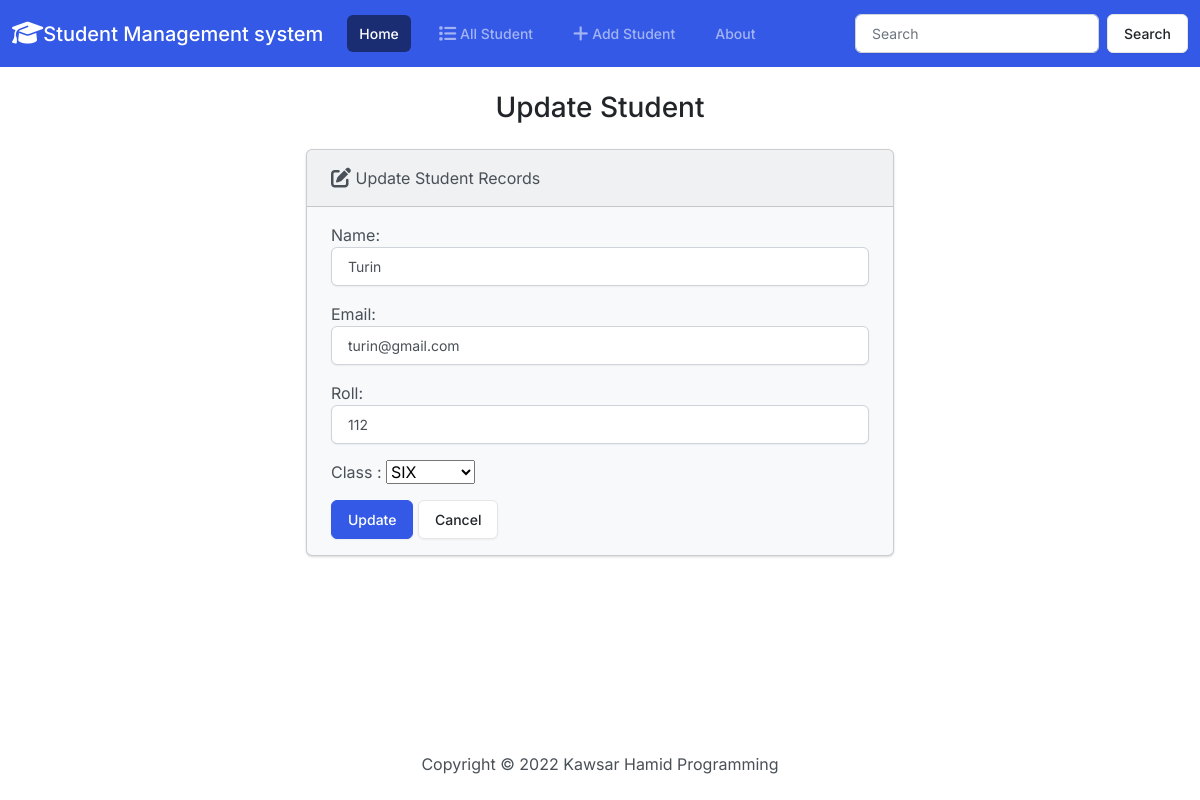
The page /edit/3/ on the database its author committed.
### academic/models.py (models this page shows, shortened)
class Student(models.Model):
    name=models.CharField(max_length=70)
    email=models.EmailField(max_length=80)
    roll=models.IntegerField(unique=True,null=False)
    classname=models.ForeignKey(ClassModel,on_delete=models.CASCADE)

class ClassModel(models.Model):
    id=models.AutoField(primary_key=True)
    name=models.CharField(max_length=80)
    def __str__(self):
        return self.name

### academic/views.py (the view, shortened to what this page needs)
# urls.py: path('edit/<int:id>/', views.editClass.as_view(), name='edit'),
class editClass(View):
    def get(self,request,id):
        student = Student.objects.get(pk=id)
        form = StudentForm(instance=student)
        return render(request, 'academic/updateStudentInfo.html', {'form': form})

### academic/forms.py
class StudentForm(forms.ModelForm):
  class Meta:
    model = Student
    fields = ['name', 'email', 'roll', 'classname']
    labels = {
      'name': 'Name',
      'email': 'Email',
      'roll': 'Roll',
      'classname': 'Class ',
    }
    widgets = {
      'name': forms.TextInput(attrs={'class': 'form-control'}),
      'email': forms.EmailInput(attrs={'class': 'form-control'}),
      'roll': forms.NumberInput(attrs={'class': 'form-control'}),
    }

### templates/academic/updateStudentInfo.html (shortened to what this page needs)
{% extends "academic/base.html" %}
{% block content %}
  <h3 class="text-center m-4">Update Student</h3>
  {% if success %}
    <div class="alert alert-success" role="alert">
      The student updated successfully.
      <a href="{% url 'home' %}" class="alert-link">Go to Home Page.</a>
    </div>
  {% else %}
    <div class="row justify-content-center">
      <div class="col-6">
        <div class="card bg-light mb-3">
          <div class="card-header">
            <i class="fa-solid fa-pen-to-square fa-lg"></i> Update Student Records
          </div>
          <div class="card-body">
            <form action="" method="POST">
              {{ form.as_p }}
              <button type="submit" class="btn btn-primary">Update</button>
              <a href="{% url 'home' %}" class="btn btn-secondary">Cancel</a>
            </form>
          </div>
        </div>
      </div>
    </div>
  {% endif %}
{% endblock content%}

### rows shown on the page
Student: name "Turin", email "turin@gmail.com", roll "112", classname "SIX"
